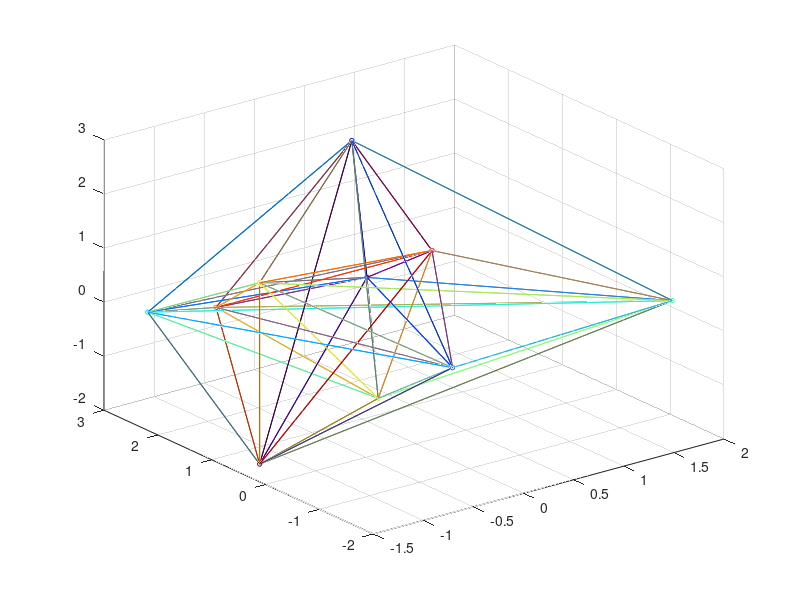

This figure's MATLAB source:
%% geometric lines background

nPoints = 10;
xMax = 1;
yMax = 1;
zMax = 1;
x = xMax*(1 + 2*randn(nPoints,1));
y = yMax*(1 + 2*randn(nPoints,1));
z = zMax*(1 + 2*randn(nPoints,1));
%x = xMax*randn(nPoints,1);
%y = yMax*randn(nPoints,1);
%z = zMax*randn(nPoints,1);




cMap = colormap('jet');
cPoints = [interp1(1:size(cMap,1),cMap(:,1),linspace(1,size(cMap,1),nPoints))',...
           interp1(1:size(cMap,1),cMap(:,2),linspace(1,size(cMap,1),nPoints))',...
           interp1(1:size(cMap,1),cMap(:,3),linspace(1,size(cMap,1),nPoints))'];
hca = subplot(1,1,1);
scatter3(hca,x,y,z,10*ones(nPoints,1),1:nPoints)
hold(hca,'on')
for iPoint1 = 1:nPoints
  for iPoint2 = 1:nPoints
    cPoint = mean([cPoints(iPoint1,:);cPoints(iPoint2,:)],1);
    %plot(hca,[x(iPointX) x(iPointY)],[y(iPointX) y(iPointY)],'color',cPoint)
    plot3(hca,[x(iPoint1) x(iPoint2)],[y(iPoint1) y(iPoint2)],[z(iPoint1) z(iPoint2)],'color',cPoint)
  end
end
hold(hca,'off')
axis(hca,'off')
set(gcf,'color','white');

%% geometric lines background

nPoints = 10;
xMax = 1;
yMax = 1;
zMax = 1;
x = xMax*(1 + 2*randn(nPoints,1));
y = yMax*(1 + 2*randn(nPoints,1));
z = zMax*(1 + 2*randn(nPoints,1));
x = xMax*randn(nPoints,1);
y = yMax*randn(nPoints,1);
z = zMax*randn(nPoints,1);

cMap = colormap('jet');
cPoints = [interp1(1:size(cMap,1),cMap(:,1),linspace(1,size(cMap,1),nPoints))',...
           interp1(1:size(cMap,1),cMap(:,2),linspace(1,size(cMap,1),nPoints))',...
           interp1(1:size(cMap,1),cMap(:,3),linspace(1,size(cMap,1),nPoints))'];
hca = subplot(1,1,1);
scatter3(hca,x,y,z,10*ones(nPoints,1),1:nPoints)
hold(hca,'on')
for iPoint1 = 1:nPoints
  for iPoint2 = 1:nPoints
    cPoint = mean([cPoints(iPoint1,:);cPoints(iPoint2,:)],1);
    %plot(hca,[x(iPointX) x(iPointY)],[y(iPointX) y(iPointY)],'color',cPoint)
    plot3(hca,[x(iPoint1) x(iPoint2)],[y(iPoint1) y(iPoint2)],[z(iPoint1) z(iPoint2)],'color',cPoint)
  end
end
hold(hca,'off')
